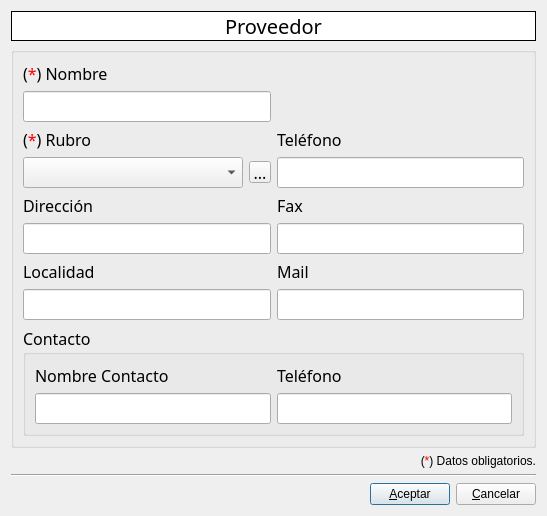
<ui version="4.0" >
 <class>SupplierDlg</class>
 <widget class="QDialog" name="SupplierDlg" >
  <property name="windowModality" >
   <enum>Qt::WindowModal</enum>
  </property>
  <property name="geometry" >
   <rect>
    <x>0</x>
    <y>0</y>
    <width>547</width>
    <height>508</height>
   </rect>
  </property>
  <property name="windowTitle" >
   <string>Proveedor</string>
  </property>
  <property name="windowIcon" >
   <iconset resource="../resources/qzette.qrc" >
    <normaloff>:/app/images/app/supplier.png</normaloff>:/app/images/app/supplier.png</iconset>
  </property>
  <layout class="QVBoxLayout" name="verticalLayout_2" >
   <item>
    <widget class="QLabel" name="lb_title" >
     <property name="palette" >
      <palette>
       <active>
        <colorrole role="Base" >
         <brush brushstyle="SolidPattern" >
          <color alpha="255" >
           <red>255</red>
           <green>255</green>
           <blue>255</blue>
          </color>
         </brush>
        </colorrole>
        <colorrole role="Window" >
         <brush brushstyle="SolidPattern" >
          <color alpha="255" >
           <red>255</red>
           <green>255</green>
           <blue>255</blue>
          </color>
         </brush>
        </colorrole>
       </active>
       <inactive>
        <colorrole role="Base" >
         <brush brushstyle="SolidPattern" >
          <color alpha="255" >
           <red>255</red>
           <green>255</green>
           <blue>255</blue>
          </color>
         </brush>
        </colorrole>
        <colorrole role="Window" >
         <brush brushstyle="SolidPattern" >
          <color alpha="255" >
           <red>255</red>
           <green>255</green>
           <blue>255</blue>
          </color>
         </brush>
        </colorrole>
       </inactive>
       <disabled>
        <colorrole role="Base" >
         <brush brushstyle="SolidPattern" >
          <color alpha="255" >
           <red>255</red>
           <green>255</green>
           <blue>255</blue>
          </color>
         </brush>
        </colorrole>
        <colorrole role="Window" >
         <brush brushstyle="SolidPattern" >
          <color alpha="255" >
           <red>255</red>
           <green>255</green>
           <blue>255</blue>
          </color>
         </brush>
        </colorrole>
       </disabled>
      </palette>
     </property>
     <property name="font" >
      <font>
       <family>Trebuchet MS</family>
       <pointsize>15</pointsize>
      </font>
     </property>
     <property name="autoFillBackground" >
      <bool>true</bool>
     </property>
     <property name="frameShape" >
      <enum>QFrame::Box</enum>
     </property>
     <property name="text" >
      <string>Proveedor</string>
     </property>
     <property name="alignment" >
      <set>Qt::AlignCenter</set>
     </property>
    </widget>
   </item>
   <item>
    <widget class="QGroupBox" name="groupBox" >
     <property name="font" >
      <font>
       <family>Trebuchet MS</family>
       <pointsize>12</pointsize>
      </font>
     </property>
     <property name="title" >
      <string/>
     </property>
     <property name="alignment" >
      <set>Qt::AlignCenter</set>
     </property>
     <property name="checked" >
      <bool>false</bool>
     </property>
     <layout class="QVBoxLayout" name="verticalLayout" >
      <item>
       <layout class="QGridLayout" name="gridLayout" >
        <item row="0" column="0" >
         <widget class="QLabel" name="lb_name" >
          <property name="text" >
           <string>&lt;!DOCTYPE HTML PUBLIC "-//W3C//DTD HTML 4.0//EN" "http://www.w3.org/TR/REC-html40/strict.dtd">
&lt;html>&lt;head>&lt;meta name="qrichtext" content="1" />&lt;style type="text/css">
p, li { white-space: pre-wrap; }
&lt;/style>&lt;/head>&lt;body style=" font-family:'Trebuchet MS'; font-size:12pt; font-weight:400; font-style:normal;">
&lt;p style=" margin-top:0px; margin-bottom:0px; margin-left:0px; margin-right:0px; -qt-block-indent:0; text-indent:0px;">(&lt;span style=" color:#ff0000;">*&lt;/span>) Nombre&lt;/p>&lt;/body>&lt;/html></string>
          </property>
         </widget>
        </item>
        <item row="1" column="0" >
         <widget class="QLineEdit" name="le_name" />
        </item>
        <item row="2" column="0" >
         <widget class="QLabel" name="lb_area" >
          <property name="text" >
           <string>&lt;!DOCTYPE HTML PUBLIC "-//W3C//DTD HTML 4.0//EN" "http://www.w3.org/TR/REC-html40/strict.dtd">
&lt;html>&lt;head>&lt;meta name="qrichtext" content="1" />&lt;style type="text/css">
p, li { white-space: pre-wrap; }
&lt;/style>&lt;/head>&lt;body style=" font-family:'Trebuchet MS'; font-size:12pt; font-weight:400; font-style:normal;">
&lt;p style=" margin-top:0px; margin-bottom:0px; margin-left:0px; margin-right:0px; -qt-block-indent:0; text-indent:0px;">(&lt;span style=" color:#ff0000;">*&lt;/span>) Rubro&lt;/p>&lt;/body>&lt;/html></string>
          </property>
         </widget>
        </item>
        <item row="2" column="1" >
         <widget class="QLabel" name="lb_phone" >
          <property name="text" >
           <string>Teléfono</string>
          </property>
         </widget>
        </item>
        <item row="3" column="0" >
         <layout class="QHBoxLayout" name="horizontalLayout_3" >
          <item>
           <widget class="QComboBox" name="cb_area" />
          </item>
          <item>
           <widget class="QToolButton" name="tb_areaUpdateCombo" >
            <property name="maximumSize" >
             <size>
              <width>22</width>
              <height>22</height>
             </size>
            </property>
            <property name="text" >
             <string>...</string>
            </property>
            <property name="icon" >
             <iconset resource="../resources/qzette.qrc" >
              <normaloff>:/icons/images/icons/refresh.png</normaloff>:/icons/images/icons/refresh.png</iconset>
            </property>
            <property name="iconSize" >
             <size>
              <width>16</width>
              <height>16</height>
             </size>
            </property>
           </widget>
          </item>
         </layout>
        </item>
        <item row="3" column="1" >
         <widget class="QLineEdit" name="le_phone" >
          <property name="text" >
           <string/>
          </property>
         </widget>
        </item>
        <item row="4" column="0" >
         <widget class="QLabel" name="lb_address" >
          <property name="text" >
           <string>Dirección</string>
          </property>
         </widget>
        </item>
        <item row="4" column="1" >
         <widget class="QLabel" name="lb_fax" >
          <property name="text" >
           <string>Fax</string>
          </property>
         </widget>
        </item>
        <item row="5" column="0" >
         <widget class="QLineEdit" name="le_address" />
        </item>
        <item row="5" column="1" >
         <widget class="QLineEdit" name="le_fax" >
          <property name="text" >
           <string/>
          </property>
         </widget>
        </item>
        <item row="6" column="0" >
         <widget class="QLabel" name="lb_location" >
          <property name="text" >
           <string>Localidad</string>
          </property>
         </widget>
        </item>
        <item row="6" column="1" >
         <widget class="QLabel" name="lb_email_2" >
          <property name="text" >
           <string>Mail</string>
          </property>
         </widget>
        </item>
        <item row="7" column="0" >
         <widget class="QLineEdit" name="le_location" />
        </item>
        <item row="7" column="1" >
         <widget class="QLineEdit" name="le_email" >
          <property name="text" >
           <string/>
          </property>
         </widget>
        </item>
       </layout>
      </item>
      <item>
       <widget class="QGroupBox" name="groupBox_2" >
        <property name="title" >
         <string>Contacto</string>
        </property>
        <layout class="QGridLayout" name="gridLayout_2" >
         <item row="0" column="0" >
          <widget class="QLabel" name="lb_contactName" >
           <property name="text" >
            <string>Nombre Contacto</string>
           </property>
          </widget>
         </item>
         <item row="0" column="1" >
          <widget class="QLabel" name="lb_contactPhone" >
           <property name="text" >
            <string>Teléfono</string>
           </property>
          </widget>
         </item>
         <item row="1" column="0" >
          <widget class="QLineEdit" name="le_contactName" />
         </item>
         <item row="1" column="1" >
          <widget class="QLineEdit" name="le_contactPhone" />
         </item>
        </layout>
       </widget>
      </item>
     </layout>
    </widget>
   </item>
   <item>
    <widget class="QLabel" name="label" >
     <property name="text" >
      <string>(&lt;font color='red'>*&lt;/font>) Datos obligatorios.</string>
     </property>
     <property name="alignment" >
      <set>Qt::AlignRight|Qt::AlignTrailing|Qt::AlignVCenter</set>
     </property>
    </widget>
   </item>
   <item>
    <spacer name="verticalSpacer" >
     <property name="orientation" >
      <enum>Qt::Vertical</enum>
     </property>
     <property name="sizeHint" stdset="0" >
      <size>
       <width>20</width>
       <height>40</height>
      </size>
     </property>
    </spacer>
   </item>
   <item>
    <widget class="Line" name="line" >
     <property name="orientation" >
      <enum>Qt::Horizontal</enum>
     </property>
    </widget>
   </item>
   <item>
    <layout class="QHBoxLayout" name="horizontalLayout" >
     <item>
      <widget class="QLabel" name="lb_logo" >
       <property name="autoFillBackground" >
        <bool>true</bool>
       </property>
       <property name="text" >
        <string/>
       </property>
      </widget>
     </item>
     <item>
      <spacer name="horizontalSpacer" >
       <property name="orientation" >
        <enum>Qt::Horizontal</enum>
       </property>
       <property name="sizeHint" stdset="0" >
        <size>
         <width>40</width>
         <height>20</height>
        </size>
       </property>
      </spacer>
     </item>
     <item>
      <widget class="QPushButton" name="pb_ok" >
       <property name="text" >
        <string>&amp;Aceptar</string>
       </property>
       <property name="icon" >
        <iconset resource="../resources/qzette.qrc" >
         <normaloff>:/icons/images/icons/ok.png</normaloff>:/icons/images/icons/ok.png</iconset>
       </property>
       <property name="default" >
        <bool>true</bool>
       </property>
      </widget>
     </item>
     <item>
      <widget class="QPushButton" name="pb_cancel" >
       <property name="text" >
        <string>&amp;Cancelar</string>
       </property>
       <property name="icon" >
        <iconset resource="../resources/qzette.qrc" >
         <normaloff>:/icons/images/icons/cancel.png</normaloff>:/icons/images/icons/cancel.png</iconset>
       </property>
       <property name="shortcut" >
        <string>Esc</string>
       </property>
      </widget>
     </item>
    </layout>
   </item>
  </layout>
 </widget>
 <tabstops>
  <tabstop>le_name</tabstop>
  <tabstop>cb_area</tabstop>
  <tabstop>tb_areaUpdateCombo</tabstop>
  <tabstop>le_address</tabstop>
  <tabstop>le_location</tabstop>
  <tabstop>le_phone</tabstop>
  <tabstop>le_fax</tabstop>
  <tabstop>le_email</tabstop>
  <tabstop>le_contactName</tabstop>
  <tabstop>le_contactPhone</tabstop>
  <tabstop>pb_ok</tabstop>
  <tabstop>pb_cancel</tabstop>
 </tabstops>
 <resources>
  <include location="../resources/qzette.qrc" />
 </resources>
 <connections/>
</ui>
